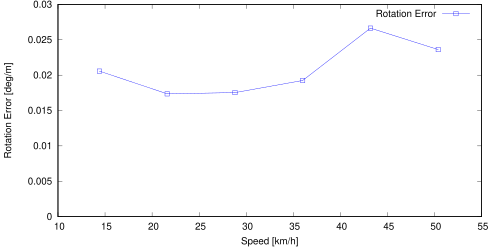

Source code (gnuplot):
set term postscript eps enhanced color
set output "08_avg_rs.eps"
set size ratio 0.5
set yrange [0:*]
set xlabel "Speed [km/h]"
set ylabel "Rotation Error [deg/m]"
plot "08_avg_rs.txt" using ($1*3.6):($2*57.3) title 'Rotation Error' lc rgb "#0000FF" pt 4 w linespoints
